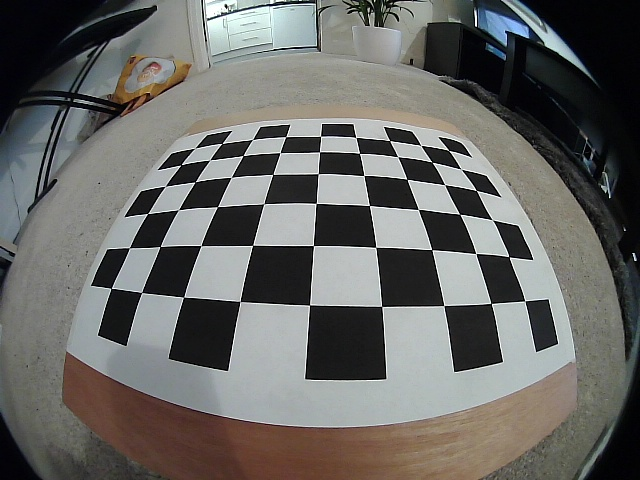
#> input picture car/data/checkerboard_calibration_images/checkerboard_08252021_190031.jpg, 640 x 480 px; its folder holds 4 pictures in this run
$ python calibrate_fisheye_lens.py
#> lines starting #> are read from the running program, lines starting #| are printed output that depends on the picture
# load libraries
import cv2
assert cv2.__version__[0] >= '3' # fisheye module requires version >= 3
import numpy as np
from pathlib import Path
import glob # regex for file paths

# config parameters for checkerboard calibration
checkerboard = (6, 9)
subpix_criteria = (cv2.TERM_CRITERIA_EPS + cv2.TERM_CRITERIA_MAX_ITER, 30, 0.1)
calibration_flags = cv2.fisheye.CALIB_RECOMPUTE_EXTRINSIC + cv2.fisheye.CALIB_CHECK_COND + cv2.fisheye.CALIB_FIX_SKEW

# create array to store raw object points
objp = np.zeros((1, checkerboard[0] * checkerboard[1], 3), np.float32)
objp[0,:,:2] = np.mgrid[0:checkerboard[0], 0:checkerboard[1]].T.reshape(-1, 2)

# initialize input and flat 2d point arrays
_img_shape = None
objpoints = [] # 3d point in real world space
imgpoints = [] # 2d points in image plane

# load checkerboard images from different angles
images = glob.glob('/Users/matthewallen/robots/PiCar/car/data/checkerboard_calibration_images/*.jpg')

# iterate through images
for fname in images:
    # load image and store dimensions for consistency check
    img = cv2.imread(fname)
#> img is the input picture: shape (480, 640, 3); mean B, G, R 101, 103.9, 104.1
    if _img_shape == None:
        _img_shape = img.shape[:2]
    else:
        assert _img_shape == img.shape[:2], "All images must share the same dimensions."

    # convert to grayscale and identify checkerboard corners
    gray = cv2.cvtColor(img, cv2.COLOR_BGR2GRAY)
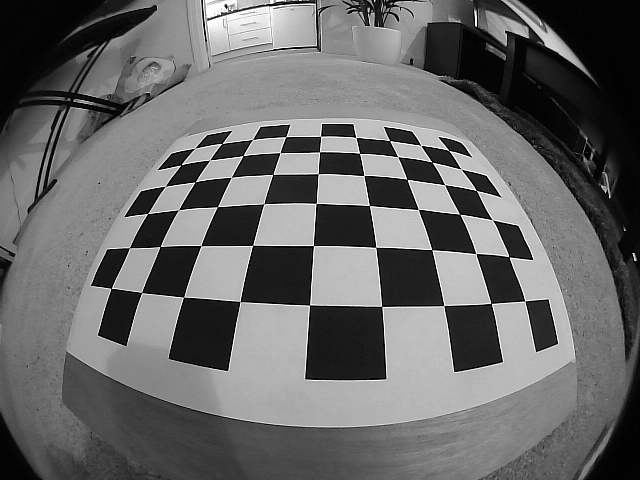
#> gray: shape (480, 640); min 0, max 255, mean 103.6
    ret, corners = cv2.findChessboardCorners(gray, checkerboard,
                                             cv2.CALIB_CB_ADAPTIVE_THRESH + cv2.CALIB_CB_FAST_CHECK + cv2.CALIB_CB_NORMALIZE_IMAGE)
#> ret = True; corners = 54 rows, first 8: [448.7, 150.6], [461.2, 169.2], [476.3, 190.5], [492.3, 219.7], [508.9, 256.6], [524.8, 301], [421.2, 145.7], [432.1, 162.4]

    # if ok, store raw and flag 2d points for a map
    if ret == True:
        objpoints.append(objp)
        cv2.cornerSubPix(gray, corners, (3, 3), (-1, -1), subpix_criteria)
        imgpoints.append(corners)
#> pass 2 of the loop `for fname in images:`:
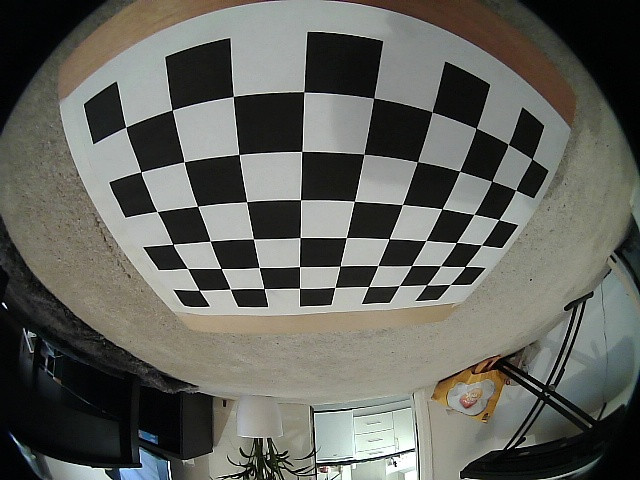
#> input picture car/data/checkerboard_calibration_images/checkerboard_08252021_190052.jpg, 640 x 480 px
#> img is the input picture: shape (480, 640, 3); mean B, G, R 92.7, 99, 98.2
#> `gray = cv2.cvtColor(img, cv2.COLOR_BGR2GRAY)`:
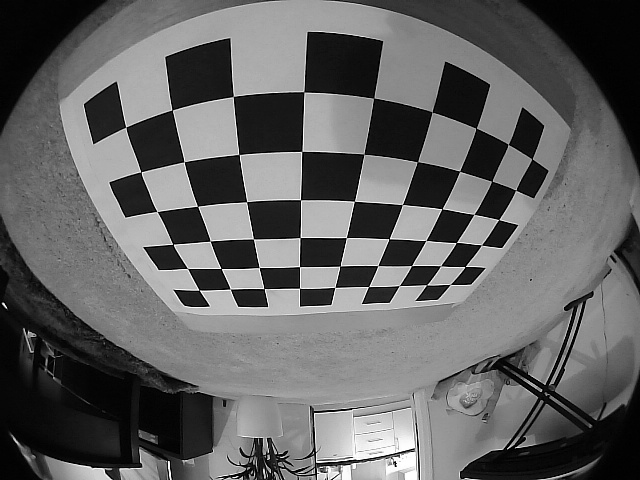
#> gray: shape (480, 640); min 0, max 255, mean 98.1
#> corners = 54 rows, first 8: [199, 289.9], [187.5, 268.5], [173, 244.2], [157, 211.4], [141, 171.9], [125.9, 127.1], [230.2, 289], [221.1, 268.4]
#> pass 3 of the loop `for fname in images:`:
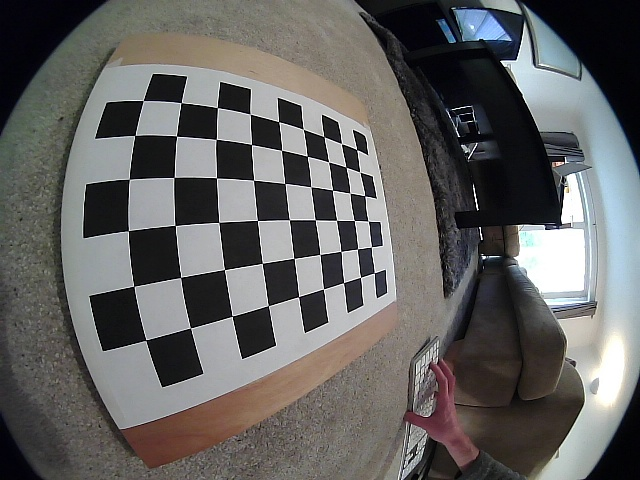
#> input picture car/data/checkerboard_calibration_images/checkerboard_08252021_190109.jpg, 640 x 480 px
#> img is the input picture: shape (480, 640, 3); mean B, G, R 98.1, 99.2, 100.1
#> `gray = cv2.cvtColor(img, cv2.COLOR_BGR2GRAY)`:
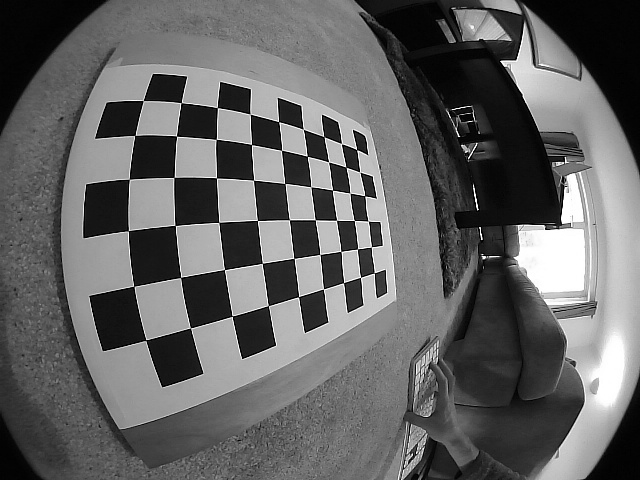
#> gray: shape (480, 640); min 0, max 255, mean 99.3
#> corners = 54 rows, first 8: [356.6, 149.6], [359.5, 171.8], [364.6, 195.6], [368.2, 221], [371.3, 246.9], [374.2, 273], [341.6, 143.8], [345.8, 167.1]
#> the loop made 4 passes; the first 3 are shown

# generate k and d arrays, these are crucial inputs for the fisheye conversion
n_ok = len(objpoints)
k = np.zeros((3, 3))
d = np.zeros((4, 1))
rvecs = [np.zeros((1, 1, 3), dtype=np.float64) for i in range(n_ok)]
tvecs = [np.zeros((1, 1, 3), dtype=np.float64) for i in range(n_ok)]
#> (the run stopped early here; a loop or call above may not have finished)
